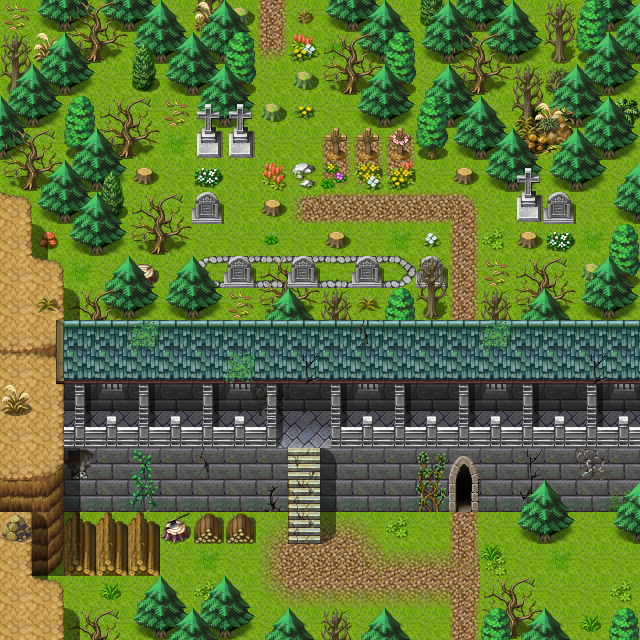

Rendered tile map (Tiled .tmx) drawn with the repository's tilesets; below, a short description and the map source with its tile grids summarised:
An orthogonal 20x20 tile map with 32x32 px tiles, 4 tile layers (Ground, Objects, Above, Top), 1 hidden layer not drawn, 60 tilesets and 8 objects (6x mapchange, 2x spawn).

<map version="1.0" tiledversion="1.0.2" orientation="orthogonal" renderorder="right-down" width="20" height="20" tilewidth="32" tileheight="32" nextobjectid="20">
 <tileset firstgid="1" name="map_bed_1" tilewidth="32" tileheight="32" tilecount="128" columns="16">
  <image source="../drawable/map_bed_1.png" width="512" height="256" />
 </tileset>
 <tileset firstgid="129" name="map_border_1" tilewidth="32" tileheight="32" tilecount="128" columns="16">
  <image source="../drawable/map_border_1.png" width="512" height="256" />
 </tileset>
 <tileset firstgid="257" name="map_bridge_1" tilewidth="32" tileheight="32" tilecount="128" columns="16">
  <image source="../drawable/map_bridge_1.png" width="512" height="256" />
 </tileset>
 <tileset firstgid="385" name="map_bridge_2" tilewidth="32" tileheight="32" tilecount="128" columns="16">
  <image source="../drawable/map_bridge_2.png" width="512" height="256" />
 </tileset>
 <tileset firstgid="513" name="map_broken_1" tilewidth="32" tileheight="32" tilecount="128" columns="16">
  <image source="../drawable/map_broken_1.png" width="512" height="256" />
 </tileset>
 <tileset firstgid="641" name="map_cavewall_1" tilewidth="32" tileheight="32" tilecount="108" columns="18">
  <image source="../drawable/map_cavewall_1.png" width="576" height="192" />
 </tileset>
 <tileset firstgid="749" name="map_cavewall_2" tilewidth="32" tileheight="32" tilecount="108" columns="18">
  <image source="../drawable/map_cavewall_2.png" width="576" height="192" />
 </tileset>
 <tileset firstgid="857" name="map_cavewall_3" tilewidth="32" tileheight="32" tilecount="108" columns="18">
  <image source="../drawable/map_cavewall_3.png" width="576" height="192" />
 </tileset>
 <tileset firstgid="965" name="map_cavewall_4" tilewidth="32" tileheight="32" tilecount="108" columns="18">
  <image source="../drawable/map_cavewall_4.png" width="576" height="192" />
 </tileset>
 <tileset firstgid="1073" name="map_chair_table_1" tilewidth="32" tileheight="32" tilecount="128" columns="16">
  <image source="../drawable/map_chair_table_1.png" width="512" height="256" />
 </tileset>
 <tileset firstgid="1201" name="map_chair_table_2" tilewidth="32" tileheight="32" tilecount="128" columns="16">
  <image source="../drawable/map_chair_table_2.png" width="512" height="256" />
 </tileset>
 <tileset firstgid="1329" name="map_crate_1" tilewidth="32" tileheight="32" tilecount="128" columns="16">
  <image source="../drawable/map_crate_1.png" width="512" height="256" />
 </tileset>
 <tileset firstgid="1457" name="map_cupboard_1" tilewidth="32" tileheight="32" tilecount="128" columns="16">
  <image source="../drawable/map_cupboard_1.png" width="512" height="256" />
 </tileset>
 <tileset firstgid="1585" name="map_curtain_1" tilewidth="32" tileheight="32" tilecount="128" columns="16">
  <image source="../drawable/map_curtain_1.png" width="512" height="256" />
 </tileset>
 <tileset firstgid="1713" name="map_entrance_1" tilewidth="32" tileheight="32" tilecount="128" columns="16">
  <image source="../drawable/map_entrance_1.png" width="512" height="256" />
 </tileset>
 <tileset firstgid="1841" name="map_entrance_2" tilewidth="32" tileheight="32" tilecount="128" columns="16">
  <image source="../drawable/map_entrance_2.png" width="512" height="256" />
 </tileset>
 <tileset firstgid="1969" name="map_fence_1" tilewidth="32" tileheight="32" tilecount="128" columns="16">
  <image source="../drawable/map_fence_1.png" width="512" height="256" />
 </tileset>
 <tileset firstgid="2097" name="map_fence_2" tilewidth="32" tileheight="32" tilecount="128" columns="16">
  <image source="../drawable/map_fence_2.png" width="512" height="256" />
 </tileset>
 <tileset firstgid="2225" name="map_fence_3" tilewidth="32" tileheight="32" tilecount="128" columns="16">
  <image source="../drawable/map_fence_3.png" width="512" height="256" />
 </tileset>
 <tileset firstgid="2353" name="map_fence_4" tilewidth="32" tileheight="32" tilecount="128" columns="16">
  <image source="../drawable/map_fence_4.png" width="512" height="256" />
 </tileset>
 <tileset firstgid="2481" name="map_ground_1" tilewidth="32" tileheight="32" tilecount="128" columns="16">
  <image source="../drawable/map_ground_1.png" width="512" height="256" />
 </tileset>
 <tileset firstgid="2609" name="map_ground_2" tilewidth="32" tileheight="32" tilecount="128" columns="16">
  <image source="../drawable/map_ground_2.png" width="512" height="256" />
 </tileset>
 <tileset firstgid="2737" name="map_ground_3" tilewidth="32" tileheight="32" tilecount="128" columns="16">
  <image source="../drawable/map_ground_3.png" width="512" height="256" />
 </tileset>
 <tileset firstgid="2865" name="map_ground_4" tilewidth="32" tileheight="32" tilecount="128" columns="16">
  <image source="../drawable/map_ground_4.png" width="512" height="256" />
 </tileset>
 <tileset firstgid="2993" name="map_ground_5" tilewidth="32" tileheight="32" tilecount="128" columns="16">
  <image source="../drawable/map_ground_5.png" width="512" height="256" />
 </tileset>
 <tileset firstgid="3121" name="map_ground_6" tilewidth="32" tileheight="32" tilecount="128" columns="16">
  <image source="../drawable/map_ground_6.png" width="512" height="256" />
 </tileset>
 <tileset firstgid="3249" name="map_ground_7" tilewidth="32" tileheight="32" tilecount="128" columns="16">
  <image source="../drawable/map_ground_7.png" width="512" height="256" />
 </tileset>
 <tileset firstgid="3377" name="map_ground_8" tilewidth="32" tileheight="32" tilecount="128" columns="16">
  <image source="../drawable/map_ground_8.png" width="512" height="256" />
 </tileset>
 <tileset firstgid="3505" name="map_house_1" tilewidth="32" tileheight="32" tilecount="128" columns="16">
  <image source="../drawable/map_house_1.png" width="512" height="256" />
 </tileset>
 <tileset firstgid="3633" name="map_house_2" tilewidth="32" tileheight="32" tilecount="128" columns="16">
  <image source="../drawable/map_house_2.png" width="512" height="256" />
 </tileset>
 <tileset firstgid="3761" name="map_indoor_1" tilewidth="32" tileheight="32" tilecount="128" columns="16">
  <image source="../drawable/map_indoor_1.png" width="512" height="256" />
 </tileset>
 <tileset firstgid="3889" name="map_indoor_2" tilewidth="32" tileheight="32" tilecount="128" columns="16">
  <image source="../drawable/map_indoor_2.png" width="512" height="256" />
 </tileset>
 <tileset firstgid="4017" name="map_kitchen_1" tilewidth="32" tileheight="32" tilecount="128" columns="16">
  <image source="../drawable/map_kitchen_1.png" width="512" height="256" />
 </tileset>
 <tileset firstgid="4145" name="map_outdoor_1" tilewidth="32" tileheight="32" tilecount="128" columns="16">
  <image source="../drawable/map_outdoor_1.png" width="512" height="256" />
 </tileset>
 <tileset firstgid="4273" name="map_pillar_1" tilewidth="32" tileheight="32" tilecount="128" columns="16">
  <image source="../drawable/map_pillar_1.png" width="512" height="256" />
 </tileset>
 <tileset firstgid="4401" name="map_pillar_2" tilewidth="32" tileheight="32" tilecount="128" columns="16">
  <image source="../drawable/map_pillar_2.png" width="512" height="256" />
 </tileset>
 <tileset firstgid="4529" name="map_plant_1" tilewidth="32" tileheight="32" tilecount="128" columns="16">
  <image source="../drawable/map_plant_1.png" width="512" height="256" />
 </tileset>
 <tileset firstgid="4657" name="map_plant_2" tilewidth="32" tileheight="32" tilecount="128" columns="16">
  <image source="../drawable/map_plant_2.png" width="512" height="256" />
 </tileset>
 <tileset firstgid="4785" name="map_rock_1" tilewidth="32" tileheight="32" tilecount="128" columns="16">
  <image source="../drawable/map_rock_1.png" width="512" height="256" />
 </tileset>
 <tileset firstgid="4913" name="map_rock_2" tilewidth="32" tileheight="32" tilecount="128" columns="16">
  <image source="../drawable/map_rock_2.png" width="512" height="256" />
 </tileset>
 <tileset firstgid="5041" name="map_roof_1" tilewidth="32" tileheight="32" tilecount="128" columns="16">
  <image source="../drawable/map_roof_1.png" width="512" height="256" />
 </tileset>
 <tileset firstgid="5169" name="map_roof_2" tilewidth="32" tileheight="32" tilecount="128" columns="16">
  <image source="../drawable/map_roof_2.png" width="512" height="256" />
 </tileset>
 <tileset firstgid="5297" name="map_roof_3" tilewidth="32" tileheight="32" tilecount="128" columns="16">
  <image source="../drawable/map_roof_3.png" width="512" height="256" />
 </tileset>
 <tileset firstgid="5425" name="map_shop_1" tilewidth="32" tileheight="32" tilecount="128" columns="16">
  <image source="../drawable/map_shop_1.png" width="512" height="256" />
 </tileset>
 <tileset firstgid="5553" name="map_sign_ladder_1" tilewidth="32" tileheight="32" tilecount="128" columns="16">
  <image source="../drawable/map_sign_ladder_1.png" width="512" height="256" />
 </tileset>
 <tileset firstgid="5681" name="map_table_1" tilewidth="32" tileheight="32" tilecount="128" columns="16">
  <image source="../drawable/map_table_1.png" width="512" height="256" />
 </tileset>
 <tileset firstgid="5809" name="map_trail_1" tilewidth="32" tileheight="32" tilecount="128" columns="16">
  <image source="../drawable/map_trail_1.png" width="512" height="256" />
 </tileset>
 <tileset firstgid="5937" name="map_transition_1" tilewidth="32" tileheight="32" tilecount="128" columns="16">
  <image source="../drawable/map_transition_1.png" width="512" height="256" />
 </tileset>
 <tileset firstgid="6065" name="map_transition_2" tilewidth="32" tileheight="32" tilecount="128" columns="16">
  <image source="../drawable/map_transition_2.png" width="512" height="256" />
 </tileset>
 <tileset firstgid="6193" name="map_transition_3" tilewidth="32" tileheight="32" tilecount="128" columns="16">
  <image source="../drawable/map_transition_3.png" width="512" height="256" />
 </tileset>
 <tileset firstgid="6321" name="map_transition_4" tilewidth="32" tileheight="32" tilecount="128" columns="16">
  <image source="../drawable/map_transition_4.png" width="512" height="256" />
 </tileset>
 <tileset firstgid="6449" name="map_transition_5" tilewidth="32" tileheight="32" tilecount="128" columns="16">
  <image source="../drawable/map_transition_5.png" width="512" height="256" />
 </tileset>
 <tileset firstgid="6577" name="map_tree_1" tilewidth="32" tileheight="32" tilecount="128" columns="16">
  <image source="../drawable/map_tree_1.png" width="512" height="256" />
 </tileset>
 <tileset firstgid="6705" name="map_tree_2" tilewidth="32" tileheight="32" tilecount="128" columns="16">
  <image source="../drawable/map_tree_2.png" width="512" height="256" />
 </tileset>
 <tileset firstgid="6833" name="map_wall_1" tilewidth="32" tileheight="32" tilecount="128" columns="16">
  <image source="../drawable/map_wall_1.png" width="512" height="256" />
 </tileset>
 <tileset firstgid="6961" name="map_wall_2" tilewidth="32" tileheight="32" tilecount="120" columns="15">
  <image source="../drawable/map_wall_2.png" width="480" height="256" />
 </tileset>
 <tileset firstgid="7081" name="map_wall_3" tilewidth="32" tileheight="32" tilecount="120" columns="15">
  <image source="../drawable/map_wall_3.png" width="480" height="256" />
 </tileset>
 <tileset firstgid="7201" name="map_wall_4" tilewidth="32" tileheight="32" tilecount="120" columns="15">
  <image source="../drawable/map_wall_4.png" width="480" height="256" />
 </tileset>
 <tileset firstgid="7321" name="map_window_1" tilewidth="32" tileheight="32" tilecount="128" columns="16">
  <image source="../drawable/map_window_1.png" width="512" height="256" />
 </tileset>
 <tileset firstgid="7449" name="map_window_2" tilewidth="32" tileheight="32" tilecount="128" columns="16">
  <image source="../drawable/map_window_2.png" width="512" height="256" />
 </tileset>
 <layer name="Ground" width="20" height="20">
  <data>[400 cells, 397 non-empty, 17 distinct tile ids]</data>
 </layer>
 <layer name="Objects" width="20" height="20">
  <data>[400 cells, 231 non-empty, 78 distinct tile ids]</data>
 </layer>
 <layer name="Above" width="20" height="20">
  <data>[400 cells, 155 non-empty, 27 distinct tile ids]</data>
 </layer>
 <layer name="Top" width="20" height="20">
  <data>[400 cells, 26 non-empty, 5 distinct tile ids]</data>
 </layer>
 <layer name="Walkable" width="20" height="20" visible="0">
  <data>[400 cells, 248 non-empty, 1 distinct tile ids]</data>
 </layer>
 <objectgroup name="Mapevents">
  <object id="10" name="stoutford_guard1a" type="spawn" x="320" y="384" width="288" height="32" />
  <object id="11" name="stoutford_guard1" type="spawn" x="64" y="384" width="224" height="32" />
  <object id="14" name="south" type="mapchange" x="416" y="608" width="64" height="32">
   <properties>
    <property name="map" value="stoutford_nw" />
    <property name="place" value="north" />
   </properties>
  </object>
  <object id="15" name="north" type="mapchange" x="224" y="0" width="96" height="32">
   <properties>
    <property name="map" value="wild23" />
    <property name="place" value="south" />
   </properties>
  </object>
  <object id="16" name="east1" type="mapchange" x="608" y="224" width="32" height="32">
   <properties>
    <property name="map" value="wild20" />
    <property name="place" value="west1" />
   </properties>
  </object>
  <object id="17" name="east2" type="mapchange" x="608" y="544" width="32" height="64">
   <properties>
    <property name="map" value="wild20" />
    <property name="place" value="west2" />
   </properties>
  </object>
  <object id="18" name="wall_south" type="mapchange" x="448" y="480" width="32" height="32">
   <properties>
    <property name="map" value="wild21a" />
    <property name="place" value="south" />
   </properties>
  </object>
  <object id="19" name="wall_north" type="mapchange" x="416" y="320" width="64" height="32">
   <properties>
    <property name="map" value="wild21a" />
    <property name="place" value="north" />
   </properties>
  </object>
 </objectgroup>
 <objectgroup name="Spawn" visible="0" />
 <objectgroup name="Keys" />
 <objectgroup name="Replace" />
</map>
